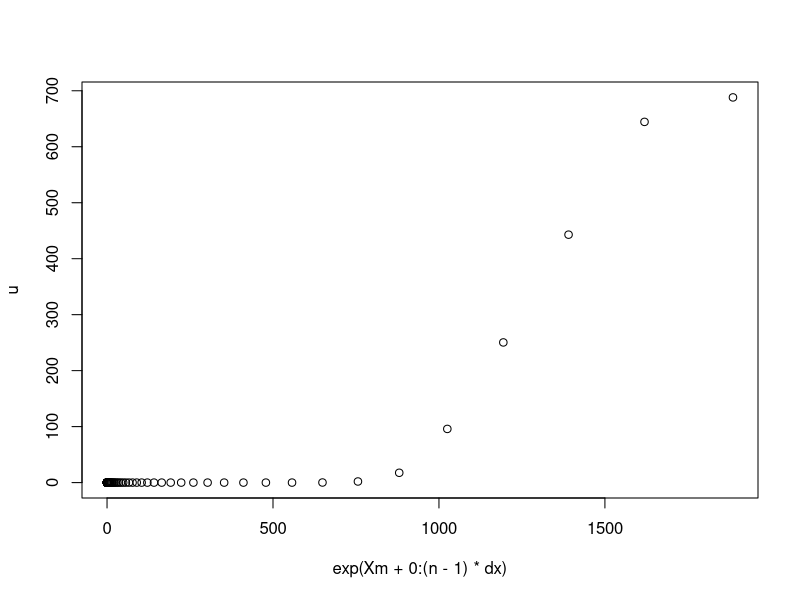

This chart was generated by the following R code:
# --------------------------------------------------------------------------------------------------
# Black - Scholes option valuation

S<-900 # current price of the underlying stock 
K<-950 # trike price
sigma<-0.22 # volatility
r<-0.02 # risk-free rate
u<-0.02 
T<-0.25 # maturity time
t<-0 # inicial time

d1<-( log( S / K ) + ( r + 0.5 * (sigma^2) ) * ( T - t ) ) / ( sigma * sqrt( T - t ) )
d2<-d1 - sigma * sqrt( T - t )

# Call option
C<-S * pnorm( d1 ) - K * exp( -r * ( T - t ) ) * pnorm( d2 )

# Put option
P<-K * exp( -r * ( T - t ) ) * pnorm( -d2 ) - S * pnorm( -d1 )

print( C )
print( P )

# --------------------------------------------------------------------------------------------------
# Monte-Carlo method for Black-Scholes
N<-1000
time<-seq(t,T,length.out=N)

M<-1000
D<-NULL
for ( j in 1:M ) {
  W<-cumsum( c( 0, sqrt( diff( time ) ) * rnorm( N - 1 ) ) )
  St<-S * exp( sigma * ( W - W[1] ) + ( r - 0.5 * (sigma^2) ) * ( time - time[1] ) )
  D<-c( D, St[N] )
}

C2<-as.vector( D - K )
C2<-sapply( C2, FUN = function( x ) max(x,0) )
C2<-exp( -r * ( T - t ) ) * mean( C2 )

P2<-as.vector( K - D, )
P2<-sapply( P2, FUN = function( x ) max(x,0) )
P2<-exp( -r * ( T - t ) ) * mean( P2 )

print( C2 )
print( P2 )

# --------------------------------------------------------------------------------------------------
# Finite Differences
library( Matrix )

n<-100
m<-1000
XM<-1.1 * log( K )
Xm<--1.1 * log( K )

th<-0.5
dt<-(T-t)/(m-1)
dx<-(XM-Xm)/(n-1)

# Discretization first derivative
D<-Diagonal( n, 0 )
for ( i in 1:(n-1) ) {
  D[i,i+1]<- 1
  D[i+1,i]<- -1
}
D<-( ( r - 0.5 * sigma^2 ) / ( 2 * dx ) ) * D

# Discretization second derivative
L<-Diagonal( n, -2 )
for ( i in 1:(n-1) ) {
  L[i,i+1]<- 1
  L[i+1,i]<- 1
}
L<-0.5 * ( ( sigma / dx )^2 ) * L

# Discretization 0 degree term
R<-Diagonal( n, r )

# Operator discretization
A<- L + D - R
# I<-Diagonal( n, 1 )
# B<-solve( ( I + th * dt * A ), I )
# A<-B %*% ( I - ( 1 - th ) * dt * A )
u0<-sapply( exp( Xm + 0:(n-1) * dx ) - K, FUN = function( x ) max(x,0) )
u<-u0

for ( j in 1:m ) {
  u<-u0 + dt * A %*% u
  u0<-u
}

j<-ceiling((log(S)-Xm)/dx)
u[j]
u[j+1]

1/((sigma^2)*(n^2))
dt

plot(exp(Xm + 0:(n-1) * dx),u)
